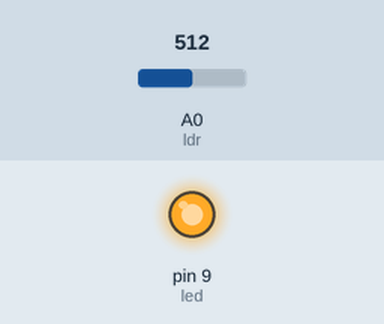
Bench run of a sketch on a simulated Arduino Uno, built with avr-gcc and run on an emulated ATmega328P. On the bench: output pins drawn as LEDs (lit = HIGH). Inputs (shaded band) come from the test bench; at power-on: A0 (ldr) = 512.

Above: at 1.2 s.
1.3 s: A0 (ldr) set to 691
2.8 s: A0 (ldr) set to 712
At 4.0 s:
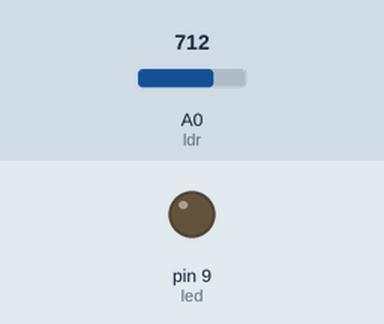
4.3 s: A0 (ldr) set to 690
At 5.2 s:
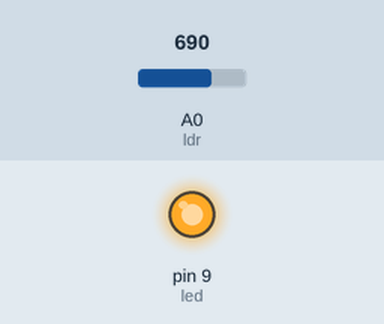
5.8 s: A0 (ldr) set to 710
At 6.4 s:
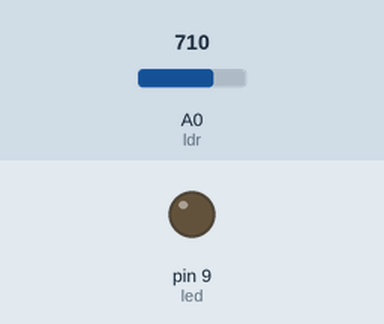
Timing chart, 0 to 8.3 s (numbered marks = the images above; inputs shaded):
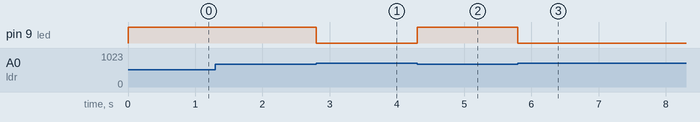

The sketch:

farolaTonta.ino
```cpp
//declaramos variables para o LED e a LDR
int led=9;
int ldr=A0;

void setup(){
  pinMode(led,OUTPUT);
  Serial.begin(9600);
}

void loop(){
  //lemos o valor de luz...
  int luzAmbiente=analogRead(ldr);
  //se o valor de luz e baixo...
  if (luzAmbiente<700){
    //acendo o LED
    digitalWrite(led,HIGH);
  }
  //en caso contrario (o valor de luz e alto)
  else {
    //apago o LED
    digitalWrite(led,LOW);
  }
}
```

Measured:
- the behaviour switches between 699 and 700 on A0 (ldr) (found by bisection; images 0 and 1)
- after the input at 1.3 s, every drawn part: stays the same
- after the input at 2.8 s, pin 9 (led): HIGH → LOW at once
- after the input at 4.3 s, pin 9 (led): LOW → HIGH at once
- after the input at 5.8 s, pin 9 (led): HIGH → LOW at once
